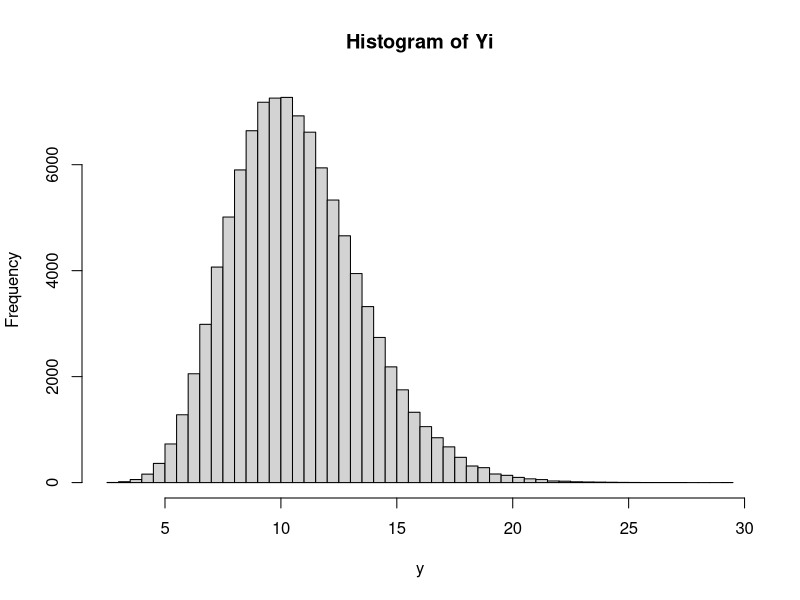
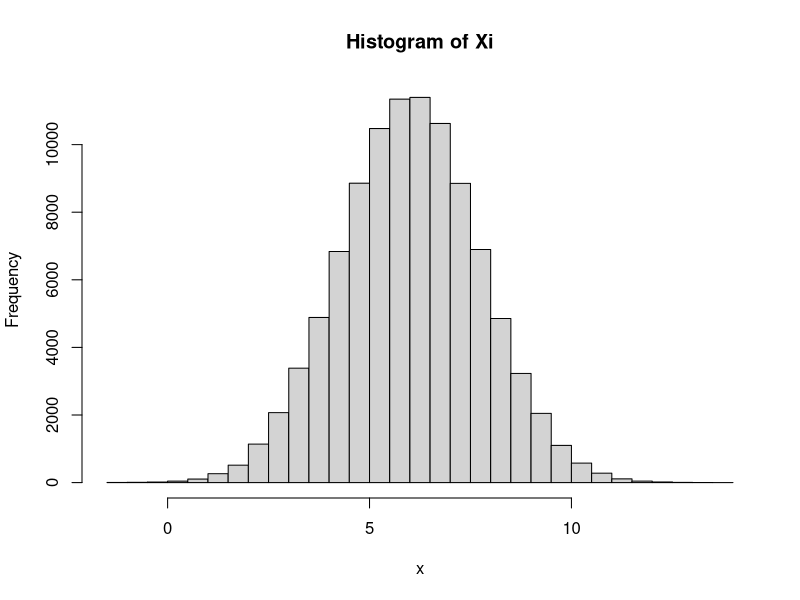
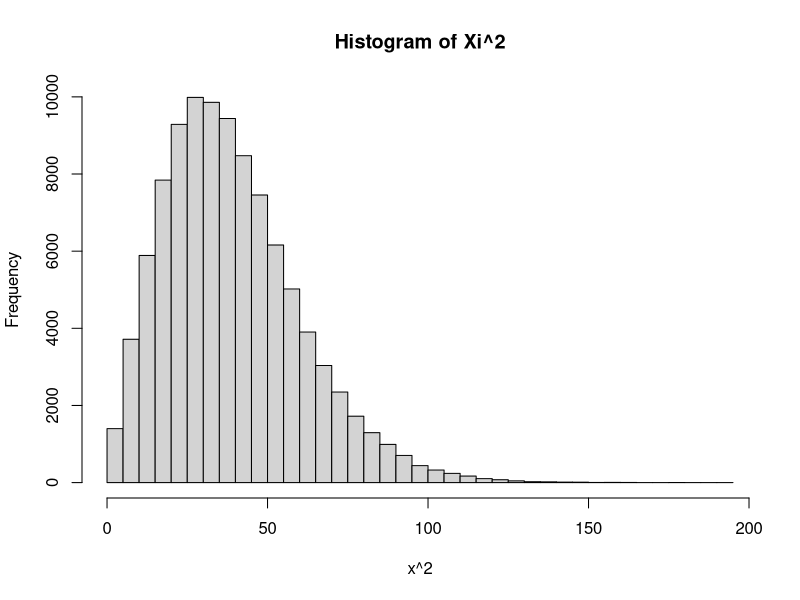
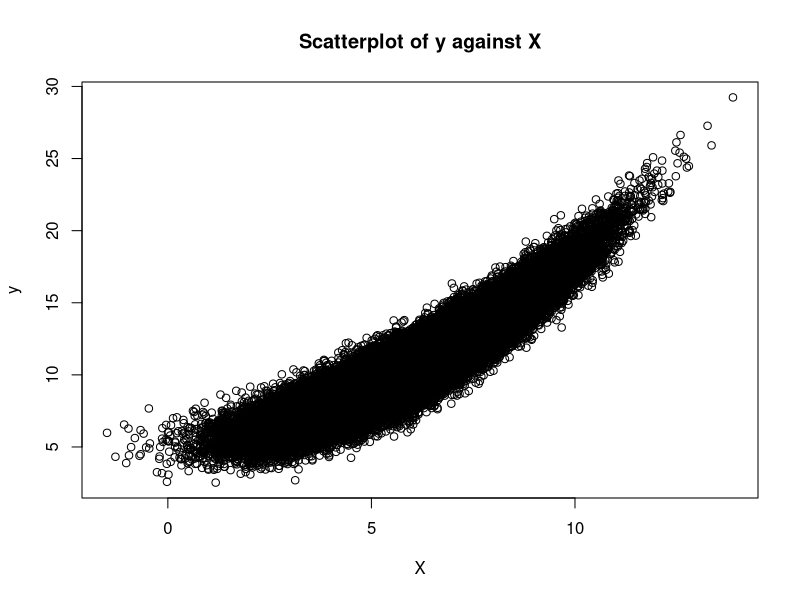
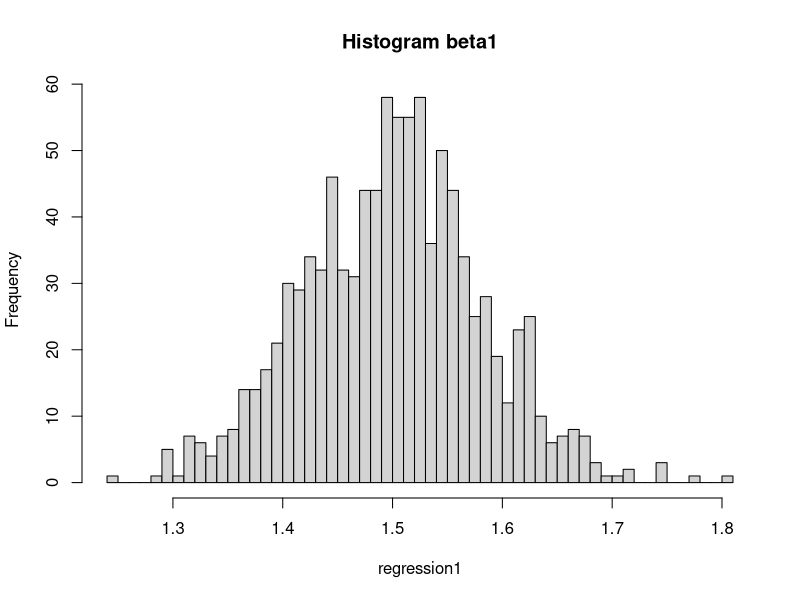
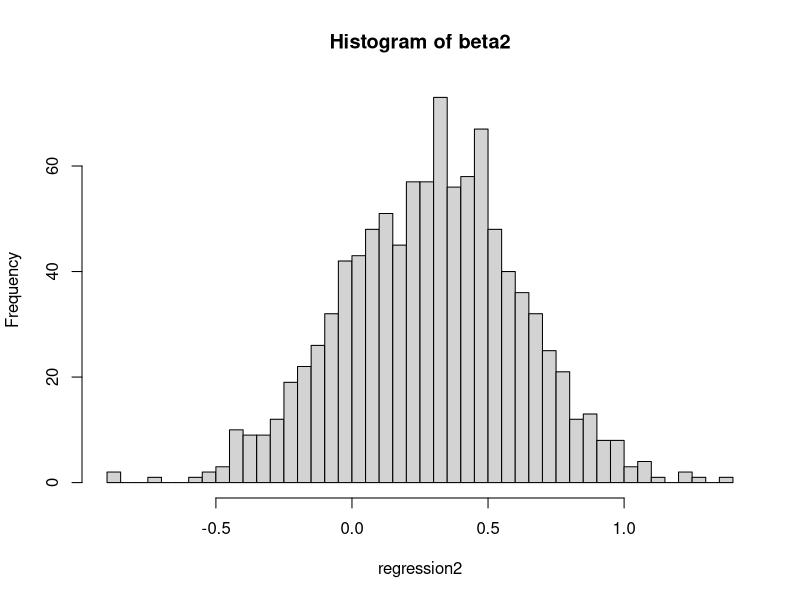
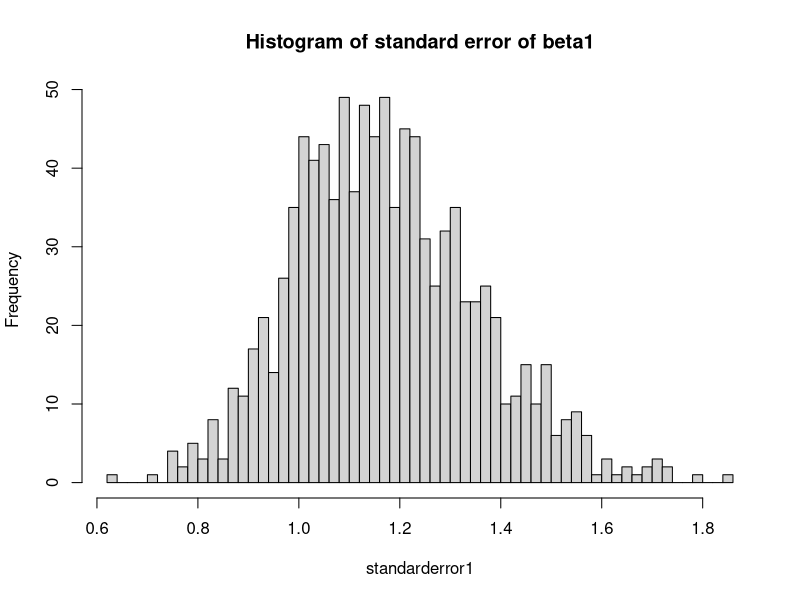
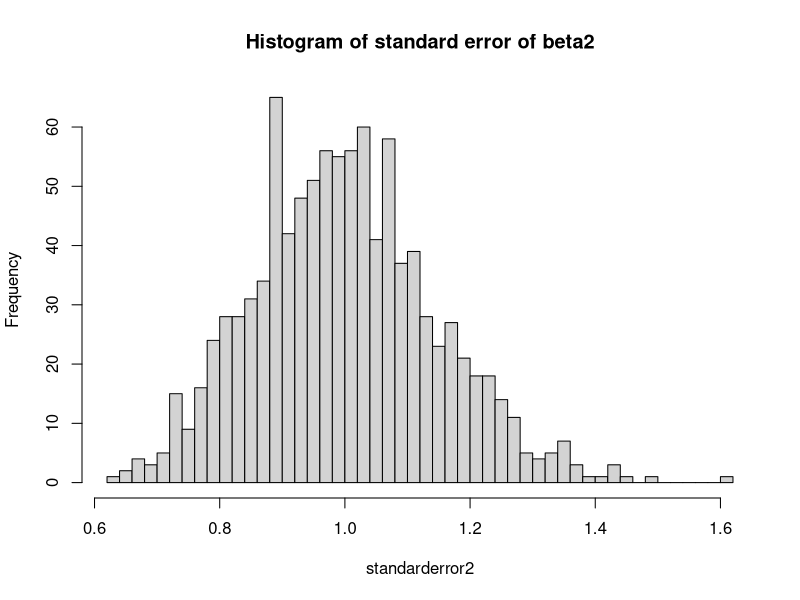

These charts were generated, in order, by the following R code: (Note: this script raises an error after producing the figures.)
## ---- chunk 1
knitr::opts_chunk$set(echo = TRUE)
## ---- chunk 2
alpha = 5
x <- rnorm(100000, 6, sqrt(3))
e <- rnorm(100000, 0, sqrt(1))

y <- alpha + 0.3*x + 0.1 * x^2 + e

hist(y, breaks = 50, main = "Histogram of Yi")
hist(x, breaks = 50, main = "Histogram of Xi")
hist(x^2, breaks = 50, main = "Histogram of Xi^2")

plot(x, y, main = "Scatterplot of y against X", xlab = "X", ylab = "y")
## ---- chunk 3
data <- data.frame(yValue = y,               
                   xValue = x,
                   epsilon = e)

data$xSQ <- '^'(data$xValue,2)

# For sequential grouping
groups<-1000
dataGroups <- split(data, factor(sort(rank(row.names(data))%%groups)))

regression1 <- list()
regression2 <- list()
standarderror1 <- list()
standarderror2 <- list()

for(i in 1:length(dataGroups)) {        # Loop from 1 to length of list
  subdata <- dataGroups[[i]]
  linear.1 <- lm(yValue ~ xValue, data=subdata)
  linear.2 <- lm(yValue ~ xValue + xSQ, data=subdata)
  beta1 <- unlist(linear.1[1])
  regression1[i] <- unname(beta1[2])
  beta2 <- unlist(linear.2[1])
  regression2[i] <- unname(beta2[2])
  standarderror1[i] <- (t(resid(linear.1)%*%resid(linear.1)))/(100-2)
  standarderror2[i] <- (t(resid(linear.2)%*%resid(linear.2)))/(100-3)
}

regression1 <- unlist(regression1)
hist(regression1, breaks = 50, main = "Histogram beta1")

regression2 <- unlist(regression2)
hist(regression2, breaks = 50, main = "Histogram of beta2")

standarderror1 <- unlist(standarderror1)
hist(standarderror1, breaks = 50, main = "Histogram of standard error of beta1")

standarderror2 <- unlist(standarderror2)
hist(standarderror2, breaks = 50, main = "Histogram of standard error of beta2")

## ---- chunk 4
alpha = 5
x <- rnorm(1000000, 6, sqrt(3))
e <- rnorm(1000000, 0, sqrt(1))

y <- alpha + 0.3*x + 0.1 * x^2 + e

data <- data.frame(yValue = y,               
                   xValue = x,
                   epsilon = e)

data$xSQ <- '^'(data$xValue,2)

# For sequential grouping
groups<-1000
dataGroups <- split(data, factor(sort(rank(row.names(data))%%groups)))

regression <- list()
standarderror <- list()

for(i in 1:length(dataGroups)) {        # Loop from 1 to length of list
  subdata <- dataGroups[[i]]
  linear <- lm(yValue ~ xValue + xSQ, data=subdata)
  beta <- unlist(linear[1])
  regression[i] <- unname(beta[2])
  standarderror[i] <- (t(resid(linear)%*%resid(linear)))/(1000-3)
}

regression <- unlist(regression)
hist(regression, breaks = 50, main = "Histogram beta")

standarderror <- unlist(standarderror)
hist(standarderror, breaks = 50, main = "Histogram standard error")

## ---- chunk 5
x <- rnorm(100000, 6, sqrt(3))
e <- rnorm(100000, 0, sqrt(1))
c <- rnorm(100000, 1, sqrt(2)) + x
y <- alpha + 0.3*x + 0.1 * x^2 + e

data <- data.frame(yValue = y,               
                   xValue = x,
                   cValue = c,
                   epsilon = e)

data$xSQ <- '^'(data$xValue,2)

# For sequential grouping
groups<-1000
dataGroups <- split(data, factor(sort(rank(row.names(data))%%groups)))

regression1 <- list()
regression2 <- list()
regression3 <- list()
standarderror1 <- list()
standarderror2 <- list()
standarderror3 <- list()

for(i in 1:length(dataGroups)) {        # Loop from 1 to length of list
  subdata <- dataGroups[[i]]
  linear.1 <- lm(yValue ~ xValue, data=subdata)
  linear.2 <- lm(yValue ~ xValue + xSQ, data=subdata)
  linear.3 <- lm(yValue ~ xValue + xSQ + cValue, data=subdata)
  beta1 <- unlist(linear.1[1])
  regression1[i] <- unname(beta1[2])
  beta2 <- unlist(linear.2[1])
  regression2[i] <- unname(beta2[2])
  beta3 <- unlist(linear.3[1])
  regression3[i] <- unname(beta3[2])
  standarderror1[i] <- (t(resid(linear.1)%*%resid(linear.1)))/(100-2)
  standarderror2[i] <- (t(resid(linear.2)%*%resid(linear.2)))/(100-3)
  standarderror3[i] <- (t(resid(linear.3)%*%resid(linear.3)))/(100-4)
}

par(mfrow=c(3,1))

regression1 <- unlist(regression1)
hist(regression1, breaks = 50, main = "Histogram beta1")

regression2 <- unlist(regression2)
hist(regression2, breaks = 50, main = "Histogram of beta2")

regression3 <- unlist(regression3)
hist(regression3, breaks = 50, main = "Histogram of beta3")

par(mfrow=c(3,1))

standarderror1 <- unlist(standarderror1)
hist(standarderror1, breaks = 50, main = "Histogram of standard error of beta1")

standarderror2 <- unlist(standarderror2)
hist(standarderror2, breaks = 50, main = "Histogram of standard error of beta2")

standarderror3 <- unlist(standarderror3)
hist(standarderror3, breaks = 50, main = "Histogram of standard error of beta3")
## ---- chunk 6
setwd("C:/Users/Anna/OneDrive/Dokumente/Tinbergen/TI_2021_B2/Econometrics 1")
my_data <- read_csv("DataAS1.csv")

model1 <- lm(birthweight ~ age + smoker + alcohol + drinks, data=my_data)
model2 <- lm(birthweight ~ age + smoker + alcohol + drinks + unmarried + educ, data=my_data)

stargazer(list(model1, model2),type="text",keep.stat = c("n","rsq"))
## ---- chunk 7

RSS1 <- t(resid(model1))%*%resid(model1)
RSS1

RSS2 <- t(resid(model2))%*%resid(model2)
RSS2
# -------------------------------------------------------------------
# --- joint significance of minority and gender
# compute F-test: H0: b(unmarried)=b(educ)=0
# model 2 (model2): model under H0
g = 2 # number of restrictions
k = 6
n = nrow(my_data) # number of observations
Ftest = ((RSS1-RSS2)/g)/(RSS1/(n-k))
Ftest
1-pf(Ftest, g, n-k) #p-value for F(g,n-k)

# H0 is rejected at 5 % significance level
## ---- chunk 8
residuals2 <- unname(unlist(model2[2]))
hist(residuals2, breaks = 50, main = "Residuals Model 2")
shapiro.test(residuals2)
## ---- chunk 9
# non-linear models

n = nobs(model2)
C <- rep(1, n)
X <- cbind(C,my_data$age, my_data$smoker, my_data$alcohol, my_data$drinks, my_data$unmarried, my_data$educ)
bhat <- coefficients(model2)

predval <- X%*%bhat

# (1) non-linear model with squared fitted value
predval2 <- as.matrix(predval^2)

model3 <- lm(birthweight ~ age + smoker + alcohol + drinks + unmarried + educ + predval2, data=my_data)
summary(model3)

# non-linear term significant (t-test for H0: b(predval2)=0)
# reject H0

# (2) non-linear model with fitted value^3
predval3<-as.matrix(predval^3)

model4 <- lm(birthweight ~ age + smoker + alcohol + drinks + unmarried + educ + predval2 + predval3, data=my_data)
summary(model4)

RSS3 <- t(resid(model4))%*%resid(model4)

# compute F-test: H0: b(predval2)=b(predval3)=0
k = 9
g = 2 # number of restrictions
Ftest = ((RSS2-RSS3)/g)/(RSS3/(n-k))
Ftest
1-pf(Ftest, g, n-k) #p-value

# do not reject H0, there is evidence that predval2 and predval3 are jointly! not zero

## ---- chunk 10
model5 <- lm(log(birthweight) ~ age + smoker + alcohol + drinks + unmarried + educ, data=my_data)
